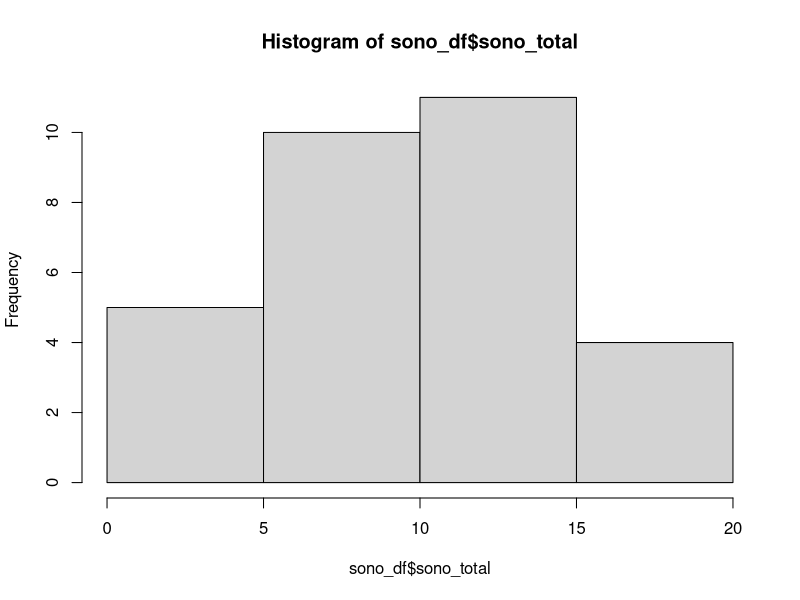

Recreate this plot in R.
# Limpeza, Formatação e Manipulação de Dados em R 
# dplyr - Transformação de Dados

# Obs: Caso tenha problemas com a acentuação, consulte este link:
# https://support.rstudio.com/hc/en-us/articles/200532197-Character-Encoding

# Configurando o diretório de trabalho
# Coloque entre aspas o diretório de trabalho que você está usando no seu computador
# Não use diretórios com espaço no nome
setwd("C:/Users/conta/OneDrive/Documentos/DataScience/BIG_DATA_R_AZURE/CAP07")
getwd()


# Instalando os pacotes
install.packages("readr")
install.packages("dplyr")
library(readr)
library(dplyr)


# Carregando o dataset
sono_df <- read_csv("sono.csv")
View(sono_df)
head(sono_df)
class(sono_df)
str(sono_df)


# Função glimpse() pode ser usada no lugar da função str()
glimpse(sono_df)


# Aplicando mutate
glimpse(mutate(sono_df, peso_libras = sono_total / 0.45359237))


# Contagem e histograma
count(sono_df, cidade)
hist(sono_df$sono_total)


# Amostragem
sample_n(sono_df, size = 10)


# select()
sleepData <- select(sono_df, nome, sono_total)
head(sleepData)
class(sleepData)
select(sono_df, nome)
select(sono_df, nome:cidade)
select(sono_df, nome:pais)


# filter()
filter(sono_df, sono_total >= 16)
filter(sono_df, sono_total >= 16, peso >= 80)
filter(sono_df, cidade %in% c("Recife", "Curitiba"))


# arrange()
sono_df %>% arrange(cidade) %>% head

sono_df %>% 
  select(nome, cidade, sono_total) %>%
  arrange(cidade, sono_total) %>% 
  head

sono_df %>% 
  select(nome, cidade, sono_total) %>%
  arrange(cidade, sono_total) %>% 
  filter(sono_total >= 16)

sono_df %>% 
  select(nome, cidade, sono_total) %>%
  arrange(cidade, desc(sono_total)) %>% 
  filter(sono_total >= 16)


# mutate()
head(sono_df)
sono_df %>% 
  mutate(novo_indice = sono_total / peso) %>%
  head

head(sono_df)


sono_df %>% 
  mutate(novo_indice = sono_total / peso, 
         peso_libras = peso / 0.45359237) %>%
  head


# summarize()
sono_df %>% 
  summarise(media_sono = mean(sono_total))

sono_df %>% 
  summarise(media_sono = mean(sono_total), 
            min_sono = min(sono_total),
            max_sono = max(sono_total),
            total = n())


# group_by()
sono_df %>% 
  group_by(cidade) %>%
  summarise(avg_sono = mean(sono_total), 
            min_sono = min(sono_total), 
            max_sono = max(sono_total),
            total = n())


# Operador: %>%
head(select(sono_df, nome, sono_total))

sono_df %>% 
  select(nome, sono_total) %>% 
  head


sono_df %>%
  mutate(novo_indice = round(sono_total * peso)) %>%
  arrange(desc(novo_indice)) %>%
  select(cidade, novo_indice)


sono_df
View(sono_df)


sono_df2 <- sono_df %>%
  mutate(novo_indice = round(sono_total * peso)) %>%
  arrange(desc(novo_indice)) %>%
  select(cidade, novo_indice)

View(sono_df2)



